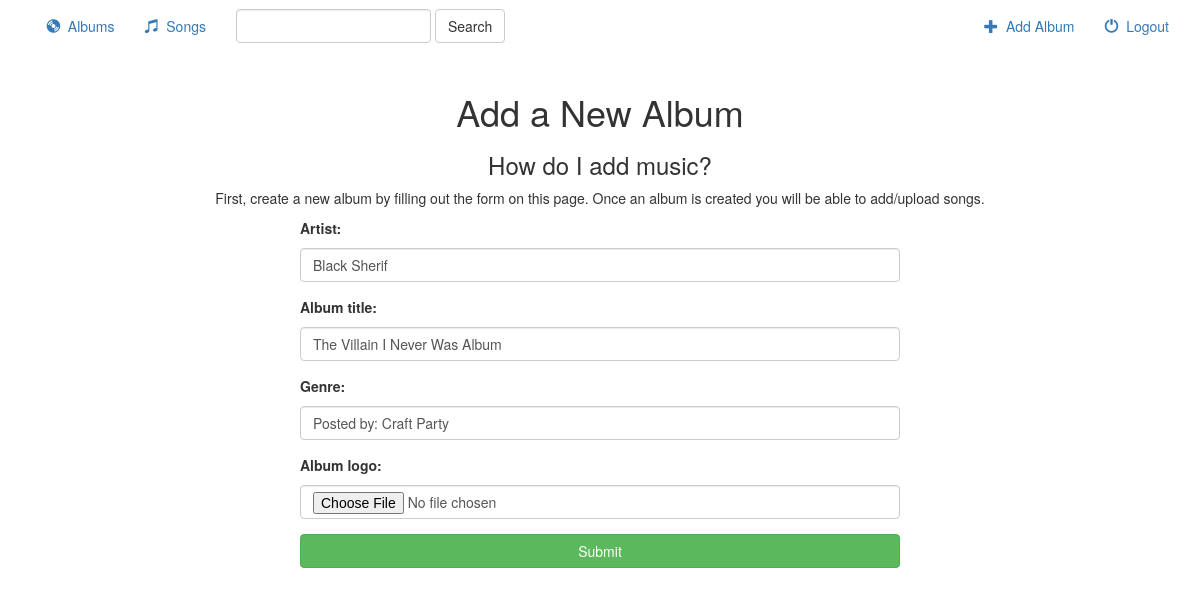
Screenshot of /music/album/27/ (signed in) with the database file from the repository.
### music/models.py (models this page shows, shortened)
class Album(models.Model):
    user = models.ForeignKey(User, default=1, on_delete=models.DO_NOTHING)
    artist = models.CharField(max_length=250)
    album_title = models.CharField(max_length=500)
    genre = models.CharField(max_length=100)
    album_logo = models.FileField()
    is_favorite = models.BooleanField(default=False)

### music/views.py (the view, shortened to what this page needs)
# urls.py: path('album/<int:pk>/', views.AlbumUpdate.as_view(), name="album-update"),
class AlbumUpdate(LoginRequiredMixin, UpdateView):
    model = Album
    fields = ['artist', 'album_title', 'genre', 'album_logo']
    login_url = '/music/login/'

### music/templates/music/album_form.html (shortened to what this page needs)
{% extends 'music/base.html' %}
{% block page %}
    <div class="container center">
        <div class="row">
            <div class="justify-content-center">
                        <h1>Add a New Album</h1>
                        <h3>How do I add music?</h3>
                        <p>First, create a new album by filling out the form on this page. Once an album is created you
                            will be able to add/upload songs.</p>
                        <div class="card">
                            <div class="card-body">
                        <div class="container">
                            <div class="col-sm-6 col-md-6">
                        <form class="form-horizontal" role="form" action="" method="post" enctype="multipart/form-data">
                            {% for field in form %}
                                <div class="row mb-4">
                                    <div class="col">
                                        <div class="form-group">
                                            <label class="form-label" for="{{ field.id_for_label }}">{{ field.label_tag }}</label>
                                            <input type="{{ field.field.widget.input_type }}" id="{{ field.id_for_label }}" class="form-control" name="{{ field.html_name }}" value="{{ field.value }}">
                                        </div>
                                    </div>
                                </div>
                            {% endfor %}
                            <div class="form-group">
                                <div class="row mb-4">
                                    <button type="submit" class="btn btn-success btn-block">Submit</button>
                                </div>
                            </div>
                        </div>
                        </div>
                    </div>
                </div>
            </div>
        </div>
    </div>
{% endblock %}

### music/static/music/style.css (style rules this page uses)
body { background: url("./images/back0.jpg"); }

### music/templates/music/album_form.html (style rules this page uses)
.container { display: flex; justify-content: center; align-items: center; }
h1,h3,p,ul { text-align: center; }

### rows the page displays
Album: artist "Black Sherif" "The Villain I Never Was Album" "Posted by: Craft Party"

### other values shown
{{ field.label_tag }} "Artist:" "Album title:" "Genre:" "Album logo:"
